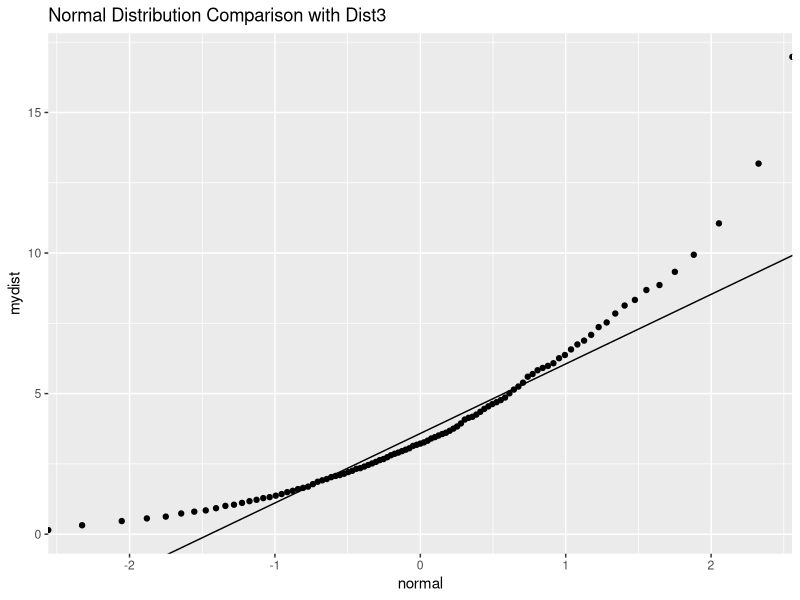
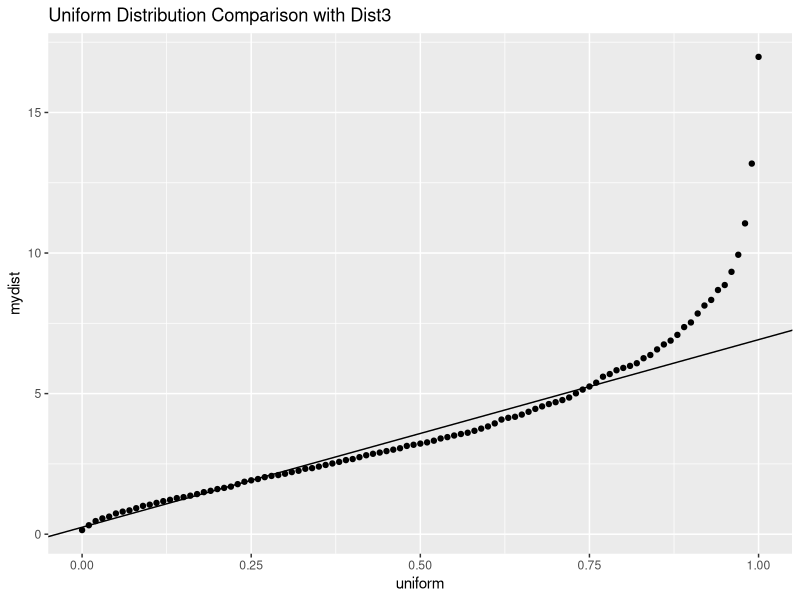
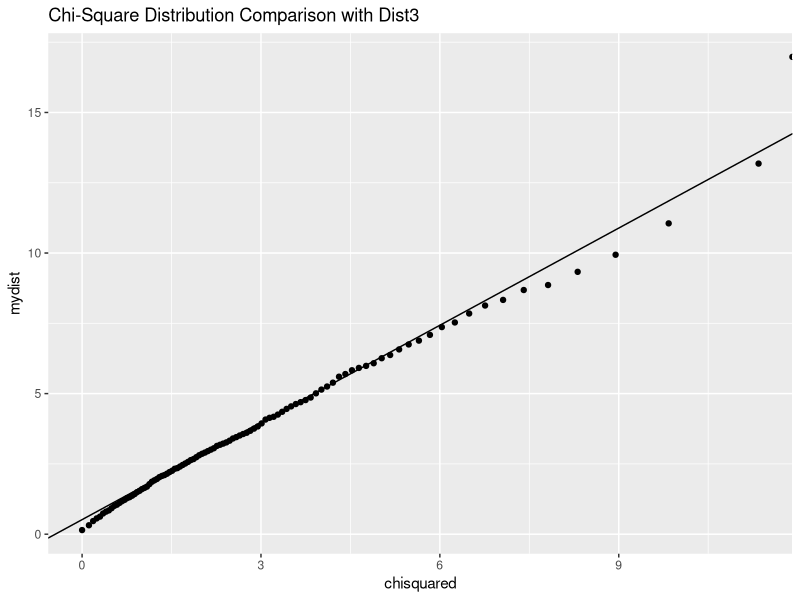

Recreate these plots in R, in order.
##### Chapter 1 Lab 3 (Dist3) --------------
#
# Creating QQ plots to determine data distribution
#
# Student name(s): Daniel Camacho
#
##### Answers =====================
#
# Choose from Normal, Chi-square, or Uniform
#
#  Dist3 is the CHI-SQUARE distribution
#
############## Setup --------------
# We will use tibbles, pipes, and ggplot
require(tidyverse)

#  "percents" is a list 
# of the quantiles we will use in the QQ plots
percents <- seq(from = 0, to = 1, by = 0.01)

qqnormline <- function(mydata){
  # this function takes a vector and returns the slope
  # and the intercept of a line through the point of the QQ plot
  # at the 25th-percentile and the 75th-percentile
  # using a normal distribution for the comparison
  pt1 <- c(qnorm(0.25), quantile(mydata, 0.25))
  pt2 <- c(qnorm(0.75), quantile(mydata, 0.75)) 
  m <- (pt1[[2]] - pt2[[2]])/(pt1[[1]] - pt2[[1]])
  b <- -pt1[[1]]*m + pt1[[2]]
  
  # To use the output, the slope is in element [[1]] and
  # the y-intercept is in element [[2]]
  return(c(m, b))
}

qqunifline <- function(mydata){
  # this function takes a vector and returns the slope
  # and the intercept of a line through the point of the QQ plot
  # at the 25th-percentile and the 75th-percentile
  # using a uniform distribution for the comparison
  pt1 <- c(qunif(0.25), quantile(mydata, 0.25))
  pt2 <- c(qunif(0.75), quantile(mydata, 0.75)) 
  m <- (pt1[[2]] - pt2[[2]])/(pt1[[1]] - pt2[[1]])
  b <- -pt1[[1]]*m + pt1[[2]]
  
  # To use the output, the slope is in element [[1]] and
  # the y-intercept is in element [[2]]
  return(c(m, b))
}

qqchisqline <- function(mydata){
  # this function takes a vector and returns the slope
  # and the intercept of a line through the point of the QQ plot
  # at the 25th-percentile and the 75th-percentile
  # using a chi-square distribution for the comparison
  pt1 <- c(qchisq(0.25, df = 3), quantile(mydata, 0.25))
  pt2 <- c(qchisq(0.75, df = 3), quantile(mydata, 0.75)) 
  m <- (pt1[[2]] - pt2[[2]])/(pt1[[1]] - pt2[[1]])
  b <- -pt1[[1]]*m + pt1[[2]]
  
  # To use the output, the slope is in element [[1]] and
  # the y-intercept is in element [[2]]
  return(c(m, b))
}

####### The Data ###############
# Read in the assignment data, look at its structure,
# and pick one of the columns to test by storing it in "x"
myDists <- read_csv("Ch 1/Lab 3/ISLR Chapter 1 Lab 3 QQ Plot Data.csv")

str(myDists)

########### Example 3: dist3 ##########
# Strip off the first column of myDists
x <- myDists$Dist3

######## Compare to normal  #########

# Create a tibble with three columns: 
#    (1) the percentages for each quantile
#    (2) quantiles of the normal distribution and
#    (3) quantiles of the data in question
mytib <- tibble(percents,
                normal = qnorm(percents),
                uniform = qunif(percents),
                chisquared = qchisq(percents, df = 3),
                mydist = quantile(x, percents))

# Calculate the line through the 25th and 75th
# quantile points on the QQ plot
linenorm <- qqnormline(x)
lineunif <- qqunifline(x)
linechisq <- qqchisqline(x)

# The QQ plot for normal - points and line
mytib %>% 
  ggplot() +
  geom_point(aes(x = normal, y = mydist)) +
  geom_abline(slope = linenorm[[1]], intercept = linenorm[[2]]) + 
  ggtitle("Normal Distribution Comparison with Dist3")

# The QQ plot for uniform - points and line
mytib %>% 
  ggplot() +
  geom_point(aes(x = uniform, y = mydist)) +
  geom_abline(slope = lineunif[[1]], intercept = lineunif[[2]]) + 
  ggtitle("Uniform Distribution Comparison with Dist3")

# The QQ plot for chi-squared - points and line
mytib %>% 
  ggplot() +
  geom_point(aes(x = chisquared, y = mydist)) +
  geom_abline(slope = linechisq[[1]], intercept = linechisq[[2]]) + 
  ggtitle("Chi-Square Distribution Comparison with Dist3")
